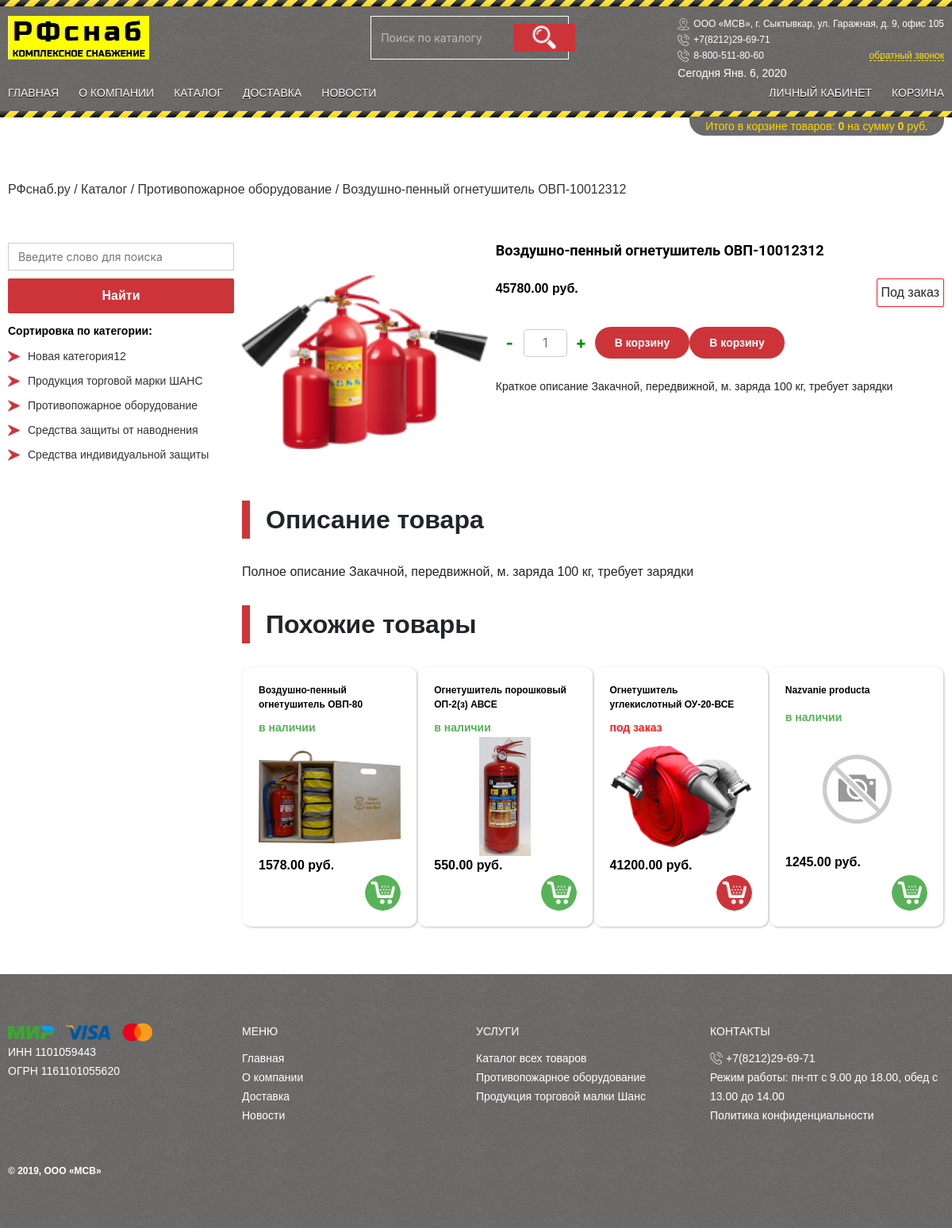
/product/vozdushno-pennyj-ognetushitel-ovp-100/, run on the app's committed database.
### mainapp/models.py (models this page shows, shortened)
class Product(models.Model):
    category = models.ForeignKey(ProductCategory, on_delete=models.CASCADE)
    name = models.CharField(verbose_name='Название товара', max_length=128, unique=True)
    slug = models.SlugField(verbose_name='слаг', max_length=128, unique=True)
    image = models.ImageField(upload_to='product_images', default='users_avatars/default.jpg')
    short_desc = models.TextField(verbose_name='Краткое описание товара', blank=True)
    description = models.TextField(verbose_name='Полное описание товара', blank=True)
    price = models.DecimalField(verbose_name='Цена товара', max_digits=8, decimal_places=2, default=0)
    quantity = models.PositiveIntegerField(verbose_name='На складе', default=0)
    created = models.DateTimeField(auto_now_add=True, auto_now=False)
    updated = models.DateTimeField(auto_now_add=False, auto_now=True)
    is_active = models.BooleanField(verbose_name='Активность', default=True)
    to_order = models.BooleanField(verbose_name='Под заказ', default=False)
    class Meta:
        verbose_name = 'Товар'
        verbose_name_plural = 'Товары'

class ProductCategory(models.Model):
    name = models.CharField(verbose_name='Имя категории', max_length=128, unique=True)
    slug = models.SlugField(verbose_name='Слаг', max_length=128, unique=True)
    description = models.TextField(verbose_name='Описание категории', blank=True)
    is_active = models.BooleanField(verbose_name='Активность', default=True)
    class Meta:
        verbose_name = 'Категория товара'
        verbose_name_plural = 'Категории товаров'

### mainapp/views.py (the view)
# urls.py: re_path(r'^product/create/(?P<pk>\d+)/$', adminapp.product_create, name='product_create'),
def product(request, slug):
    single_product = Product.objects.filter(slug=slug)
    same_products = Product.objects.all().filter(category__product__slug=slug).exclude(slug=slug).order_by('?')[:4]
    context = {
        'single_product': single_product,
        'same_products': same_products,
    }
    return render(request, "mainapp/product.html", context)

### mainapp/context_processors.py (called while the page is built)
def basket(request):
    basket = []
    if request.user.is_authenticated:
        basket = Basket.objects.filter(user=request.user)
    return {
        'basket': basket,
    }

def products_menu(request):
    products_menu = ProductCategory.objects.all().exclude(is_active=False).order_by('name')
    return {
        'products_menu': products_menu,
    }

### mainapp/templates/mainapp/product.html (shortened to what this page needs)
{% extends 'mainapp/base.html' %}
{% load static %}
{% block content-container %}
    <div class="content-container_on_main">
        {% include 'mainapp/includes/inc__wrapper_add_cart.html' %}
        {% include 'mainapp/includes/inc__breadcrumbs.html' %}
        <div class="product-category-container">
            <div class="product-category-left-col">
                <div class="right-col-form-wrapper-display">
                    <form action="{% url 'main:search' %}" method="GET" class="product-category-left-col-form">
                        <input type="text" placeholder="Введите слово для поиска" name="q"
                               class="input-product-category-col-form">
                        <button type="submit" class="button-product-category-col-form">Найти</button>
                    </form>
                </div>
                <p class="text-product-category-left-col">Сортировка по категории:</p>
                {% include 'mainapp/includes/inc__sort_category_left_col.html' %}
            </div>
            <div class="product-category-right-col">
                {% for item in single_product %}
                    <div class="card-box">
                        <div class="image-card-box"
                             style="background-image: url(/media/{{ item.image }}); background-position: 50%;
                                     background-size: contain; background-repeat: no-repeat">
                        </div>
                        <div class="desc-card-box">
                            <h1 class="title-desc-card-box">{{ item.name }}</h1>
                            <div class="price-stock-inf-box">
                                <div class="price-card-box">
                                    <p class="amount-price">{{ item.price }} руб.</p>
                                </div>
                                <div class="product-in-stock-box">
                                    {% if not item.to_order %}
                                       <p class="product-in-stock">Есть в наличии</p>
                                    {% else %}
                                       <p class="product-out-stock">Под заказ</p>
                                    {% endif %}
                                </div>
                            </div>
                            <form action="#" class="add-to-cart-form">
                                <button type="submit" class="btn-add-product">-</button>
                                <input type="text" placeholder="1" class="field-add-to-cart-form">
                                <button type="submit" class="btn-add-product">+</button>
                                <button type="submit" class="btn-add-to-cart">В корзину</button>
                                <a href="{% url 'basket:add' item.slug %}" class="btn-add-to-cart">
                                    В корзину
                                </a>
                            </form>
                            <p class="card-desc-text">{{ item.short_desc }}
                            </p>
                        </div>
                    </div>
                    <h3 class="text-title">Описание товара</h3>
                    <p>{{ item.description }}</p>
                {% endfor %}
                <h3 class="text-title-similar-goods">Похожие товары</h3>
                <div class="similar-goods-box">
                    {% for item in same_products %}
                        <a href="{% url 'main:product' item.slug %}" class="category-product-card-box">
                            <h3 class="title-product-card">{{ item.name }}</h3>
                            {% if not item.to_order %}
                                <p class="text-in-stock">в наличии</p>
                            {% else %}
                                <p class="text-out-stock">под заказ</p>
                            {% endif %}
                            <div style="background-image: url(/media/{{ item.image }}); background-position: 50%;
                                    background-size: contain; background-repeat: no-repeat"
                                 class="product-similar-card-image">
                            </div>
                            <p class="price-card-text">{{ item.price }} руб.</p>
                            <div class="cart-wrapper">
                                {% if item.to_order %}
                                    <div class="cart-out-stock"></div>
                                {% else %}
                                    <div class="cart-in-stock"></div>
                                {% endif %}
                            </div>
                        </a>
                    {% endfor %}
                </div>
            </div>
        </div>
    </div>
{% endblock %}

### mainapp/templates/mainapp/includes/inc__breadcrumbs.html (shortened to what this page needs)
<div class="breadcrumbs">
    <a href="/">РФснаб.ру</a> /
    <a href="{% url 'main:shop' %}">Каталог</a>
    {% for item in single_product %}/
        <a href="{% url 'main:category' item.category.slug %}">
        {{ item.category.name }}
        </a>
    {% endfor %}
    {% for item in single_product %}/ {{ item.name }}{% endfor %}
</div>

### mainapp/templates/mainapp/includes/inc__sort_category_left_col.html
{% load static %}
<ul class="sort-category-left-col">
    {% for item in products_menu %}
        <li class="row-sort-category-left-col">
        <a href="{% url 'main:category' item.slug %}" class="link-sort-category-left-col">
            {{ item.name }}
        </a>
    {% endfor %}
</ul>

### data on the page
Product: category.name "Противопожарное оборудование", name "Воздушно-пенный огнетушитель ОВП-10012312", image (picture), price "45780.00", to_order "Под заказ", short_desc "Краткое описание Закачной, передвижной, м. заряда 100 кг, требует зарядки", description "Полное описание Закачной, передвижной, м. заряда 100 кг, требует зарядки"
ProductCategory: name "Новая категория12"
ProductCategory: name "Продукция торговой марки ШАНС"
ProductCategory: name "Противопожарное оборудование"
ProductCategory: name "Средства защиты от наводнения"
ProductCategory: name "Средства индивидуальной защиты"
Product: name "Воздушно-пенный огнетушитель ОВП-80", to_order "в наличии", image (picture), price "1578.00"
Product: name "Огнетушитель порошковый ОП-2(з) АВСЕ", to_order "в наличии", image (picture), price "550.00"
Product: name "Огнетушитель углекислотный ОУ-20-ВСЕ", to_order "под заказ", image (picture), price "41200.00"
Product: name "Nazvanie producta", to_order "в наличии", image (placeholder picture), price "1245.00"
